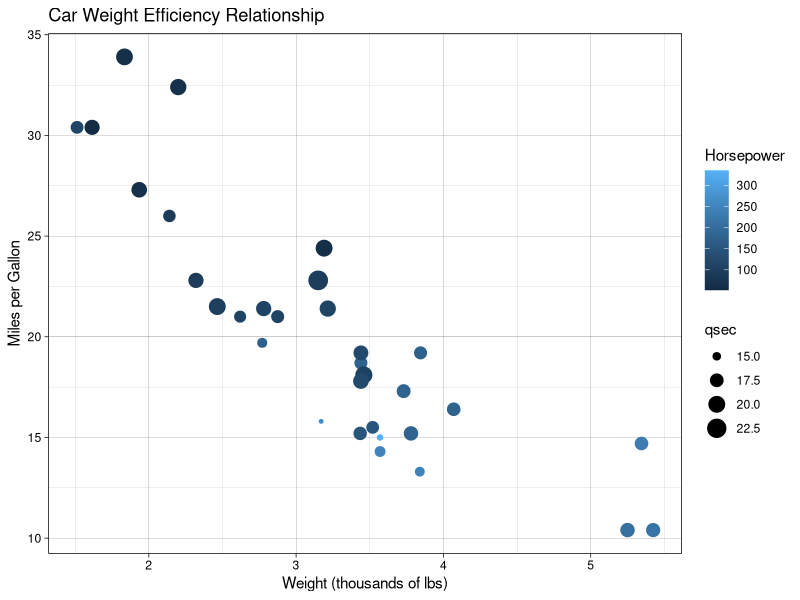

Write R code to recreate this figure.
## ---- chunk 1
4 == 4

4 != 5

4 == 4|5

4 == "4"

cat <- 4
cat < 7

7 > cat | cat > 20

7 > cat & cat == 4
## ---- chunk 2
library(tidyverse)
## ---- chunk 3
ggplot(mtcars, aes(wt, mpg, color = hp, size = qsec)) +
  geom_point() +
  labs(x = "Weight (thousands of lbs)", y = "Miles per Gallon", color = "Horsepower", title = "Car Weight Efficiency Relationship") +
  theme_linedraw()
